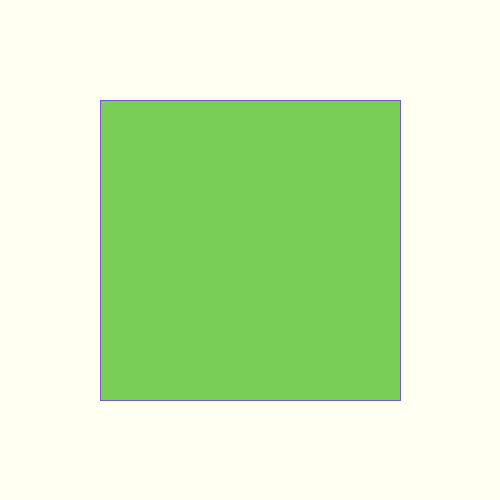
Frame 1 (no input)
Frame 60 (the mouse pressed at the canvas centre just before this capture): identical to frame 1, image omitted
Frame 120 (the mouse held since frame 60 and released just before this capture): identical to frame 1, image omitted

The Processing sketch that drew this single still picture (run headless with seeded random() and noise(); from frame 60 on, the mouse is pressed at the canvas centre):

// Processing sketch: training04_color_selector_fill_stroke
// ── training04_color_selector_fill_stroke.pde
//training04_color_selector_fill_stroke
void setup(){
  size(500,500);
  background(#FFFFF2); //鵝黃色
  fill(#79CE55); //挑個填充的色彩
  stroke(#7955CE); //線、框、筆的色彩
}//Tool-Color Selector
void draw(){
  rect(100,100, 300,300);
}
